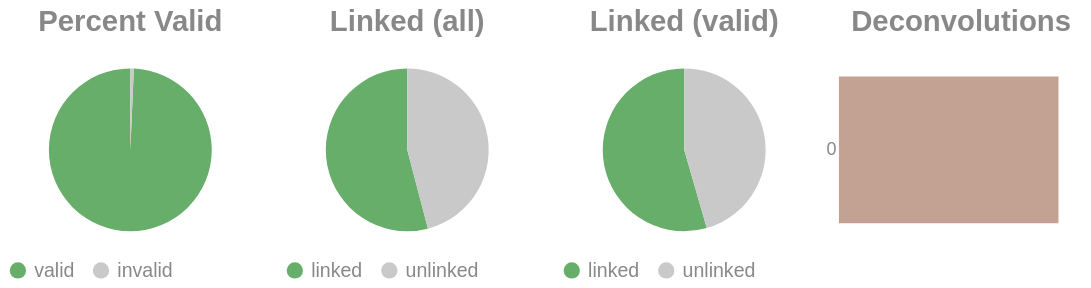

The cell this chart's notebook holds for it:
### Code cell
if SKIPLR:
    pass
else:
    clash = Counter()
    for i in valids['molecule'].to_list():
        _mol = i.split("-")
        if len(_mol) == 1:
            clash.update('0')
        else:
            clash.update(_mol[-1])

    _d = {"deconvolutions": [], 'count': []}
    for k,v in clash.items():
        _d['deconvolutions'].append(k)
        _d['count'].append(v)

    tot_valid = valids['reads'].sum()
    mask = valids['reads'] >= 2
    n_linked_reads = valids.filter(mask)['reads'].sum()
    if n_linked_reads == 0:
        print_html("No linked molecules (>=2 reads) were detected; skipping linked-only distributions.")
        SKIPLR = True
    else:
        perc_valid = round(tot_valid / n_reads, 4)
        linked_perc_abs = round(n_linked_reads / n_reads, 4)
        linked_perc = round(n_linked_reads / tot_valid, 4)

    _valid = pl.DataFrame({"valids": ['valid', 'invalid'], "count": [tot_valid, n_reads - tot_valid]})
    _linked_abs = pl.DataFrame({"linked (absolute)": ['linked', 'unlinked'], "count": [n_linked_reads, n_reads - n_linked_reads]})
    _linked_rel = pl.DataFrame({"linked (valids)": ['linked', 'unlinked'], "count": [n_linked_reads, tot_valid - n_linked_reads]})

    (
        alt.hconcat(
            piechart(_valid, goodval = 'valid', title = "Percent Valid"),
            piechart(_linked_abs, goodval = "linked", title =  "Linked (all)"),
            piechart(_linked_rel, goodval = "linked", title =  "Linked (valid)"),
            convolutionbar(pl.DataFrame(_d), title = "Deconvolutions"),
            center = True,
            bounds = 'flush'
        )
        .resolve_scale(color='independent')
        .resolve_legend('independent')
        .properties(usermeta={'embedOptions': {"actions": False}})
    ).display()

### Figure 1 — Vega-Lite specification as saved in the notebook (floating-point values rounded to 4 significant figures)
{"width": "container", "height": 400, "config": {"title": {"anchor": "start", "dy": -15, "fontSize": 18, "color": "#888888", "subtitleColor": "#888888", "subtitleFontSize": 14}, "arc": {"fill": "#0072B2"}, "axis": {"domainColor": "#888888", "domainWidth": 0.5, "gridWidth": 0.2, "grid": false, "titleFontWeight": 400, "titleFontSize": 15, "labelFontSize": 11, "labelColor": "#888888", "tickColor": "#888888", "tickWidth": 0.2, "titleColor": "#888888"}, "axisBand": {"grid": false}, "axisX": {"grid": true, "tickSize": 10, "domainCap": "round"}, "axisY": {"domain": false, "grid": true, "tickSize": 0, "domainCap": "round"}, "background": "transparent", "header": {"labelFontSize": 15, "labelColor": "#888888", "titleFontSize": 15, "titleFontWeight": 600, "titleColor": "#888888"}, "legend": {"labelFont": "sans-serif", "labelFontSize": 12, "labelColor": "#888888", "symbolSize": 100, "symbolType": "circle", "titleFontSize": 12, "titlePadding": 10, "titleColor": "#888888", "title": null}, "range": {"category": ["#E69F00", "#56B4E9", "#009E73", "#F0E442", "#0072B2", "#D55E00", "#CC79A7", "#000000"], "diverging": ["#cfe8f3", "#a2d4ec", "#73bfe2", "#46abdb", "#1696d2", "#12719e"]}, "area": {"fill": "#0072B2", "fillOpacity": 0.7, "line": true, "strokeOpacity": 0.7}, "line": {"color": "#0072B2", "stroke": "#0072B2", "strokeWidth": 2}, "trail": {"color": "#0072B2", "stroke": "#0072B2", "strokeWidth": 0, "size": 1}, "point": {"filled": true, "fillOpacity": 1.0, "size": 95}, "text": {"color": "#888888", "fontSize": 11, "align": "right", "fontWeight": 400, "size": 11}, "bar": {"fill": "#0072B2", "stroke": null}, "view": {"stroke": null, "continuousWidth": 660, "continuousHeight": 400}}, "hconcat": [{"data": {"name": "data-f73eee7b55a9805ca1ae4a744ac15f5a"}, "mark": {"type": "arc"}, "encoding": {"color": {"field": "valids", "legend": {"orient": "bottom", "title": null}, "scale": {"domain": ["valid", "invalid"], "range": ["#68ae6b", "#C9C9C9"]}, "title": "Valids", "type": "nominal"}, "theta": {"field": "count", "type": "quantitative"}, "tooltip": [{"field": "valids", "title": "Valids", "type": "ordinal"}, {"field": "percent", "format": ".2%", "title": "Percent", "type": "quantitative"}, {"field": "count", "title": "Count", "type": "quantitative"}]}, "height": 100, "title": {"text": "Percent Valid", "align": "center", "anchor": "middle"}, "transform": [{"calculate": "datum.count / 11231479", "as": "percent"}], "width": 150}, {"data": {"name": "data-094f28ca6c78fc7da6b8538d6bf0c5fb"}, "mark": {"type": "arc"}, "encoding": {"color": {"field": "linked (absolute)", "legend": {"orient": "bottom", "title": null}, "scale": {"domain": ["linked", "unlinked"], "range": ["#68ae6b", "#C9C9C9"]}, "title": "Linked (Absolute)", "type": "nominal"}, "theta": {"field": "count", "type": "quantitative"}, "tooltip": [{"field": "linked (absolute)", "title": "Linked (Absolute)", "type": "ordinal"}, {"field": "percent", "format": ".2%", "title": "Percent", "type": "quantitative"}, {"field": "count", "title": "Count", "type": "quantitative"}]}, "height": 100, "title": {"text": "Linked (all)", "align": "center", "anchor": "middle"}, "transform": [{"calculate": "datum.count / 11231479", "as": "percent"}], "width": 150}, {"data": {"name": "data-89d40e183500255c1bafb2c8047fb2fd"}, "mark": {"type": "arc"}, "encoding": {"color": {"field": "linked (valids)", "legend": {"orient": "bottom", "title": null}, "scale": {"domain": ["linked", "unlinked"], "range": ["#68ae6b", "#C9C9C9"]}, "title": "Linked (Valids)", "type": "nominal"}, "theta": {"field": "count", "type": "quantitative"}, "tooltip": [{"field": "linked (valids)", "title": "Linked (Valids)", "type": "ordinal"}, {"field": "percent", "format": ".2%", "title": "Percent", "type": "quantitative"}, {"field": "count", "title": "Count", "type": "quantitative"}]}, "height": 100, "title": {"text": "Linked (valid)", "align": "center", "anchor": "middle"}, "transform": [{"calculate": "datum.count / 11153736", "as": "percent"}], "width": 150}, {"data": {"name": "data-4c97a8a2a92221cda11126f3a9ac4224"}, "mark": {"type": "bar"}, "encoding": {"color": {"field": "deconvolutions", "legend": null, "scale": {"scheme": "lightgreyred"}, "type": "nominal"}, "tooltip": [{"field": "deconvolutions", "title": "Deconvolutions", "type": "ordinal"}, {"field": "percent", "format": ".2%", "title": "Percent", "type": "quantitative"}, {"field": "count", "title": "Count", "type": "quantitative"}], "x": {"axis": null, "field": "count", "type": "quantitative"}, "y": {"field": "deconvolutions", "sort": "ascending", "title": null, "type": "nominal"}}, "height": 100, "title": {"text": "Deconvolutions", "align": "center", "anchor": "middle"}, "transform": [{"calculate": "datum.count / 7188112", "as": "percent"}], "width": 150}], "bounds": "flush", "center": true, "resolve": {"legend": {"angle": "independent"}, "scale": {"color": "independent"}}, "usermeta": {"embedOptions": {"actions": false}}, "$schema": "https://vega.github.io/schema/vega-lite/v6.1.0.json", "datasets": {"data-f73eee7b55a9805ca1ae4a744ac15f5a": [{"valids": "valid", "count": 11153736}, {"valids": "invalid", "count": 77743}], "data-094f28ca6c78fc7da6b8538d6bf0c5fb": [{"linked (absolute)": "linked", "count": 6075600}, {"linked (absolute)": "unlinked", "count": 5155879}], "data-89d40e183500255c1bafb2c8047fb2fd": [{"linked (valids)": "linked", "count": 6075600}, {"linked (valids)": "unlinked", "count": 5078136}], "data-4c97a8a2a92221cda11126f3a9ac4224": [{"deconvolutions": "0", "count": 7188112}]}}
